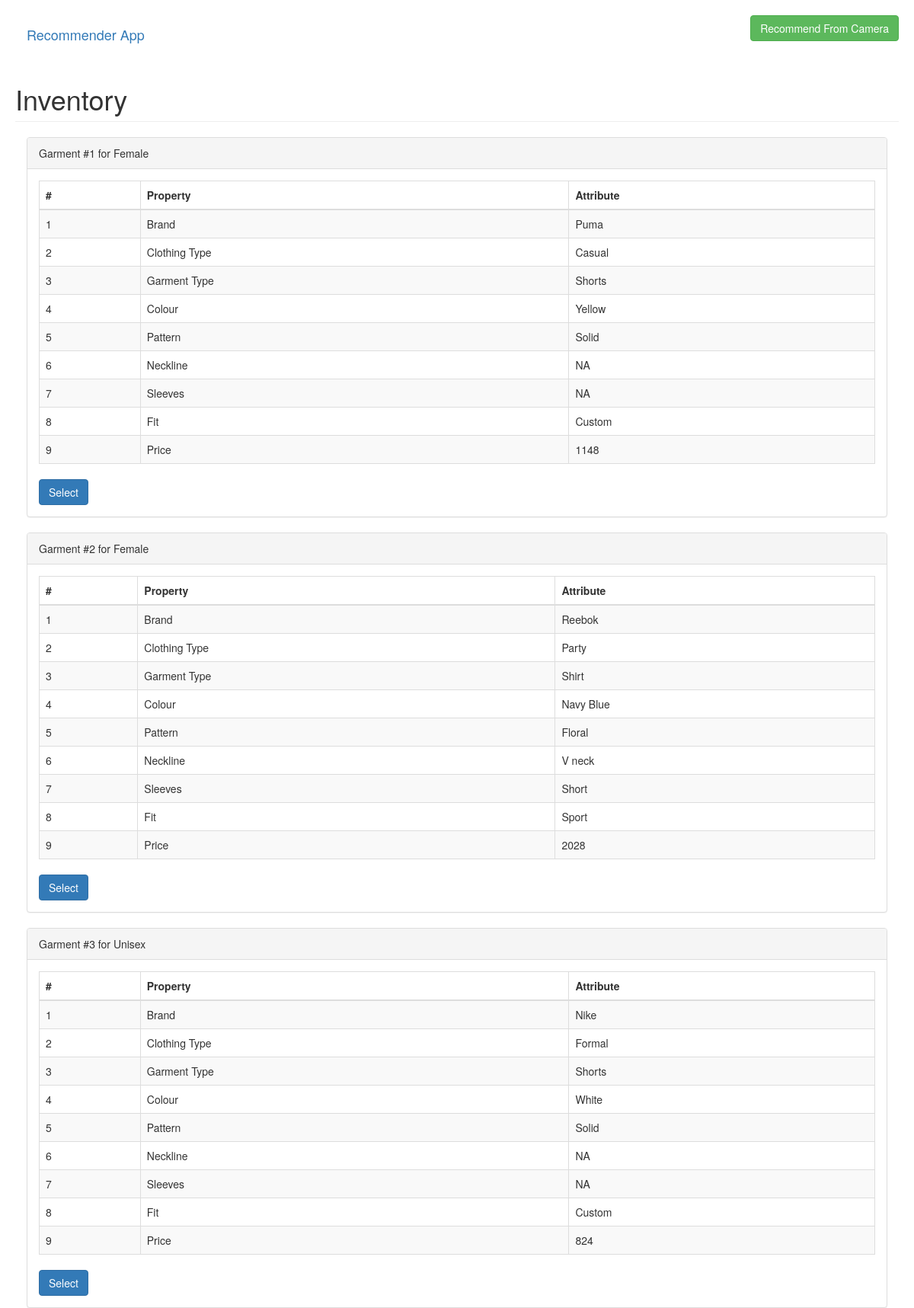
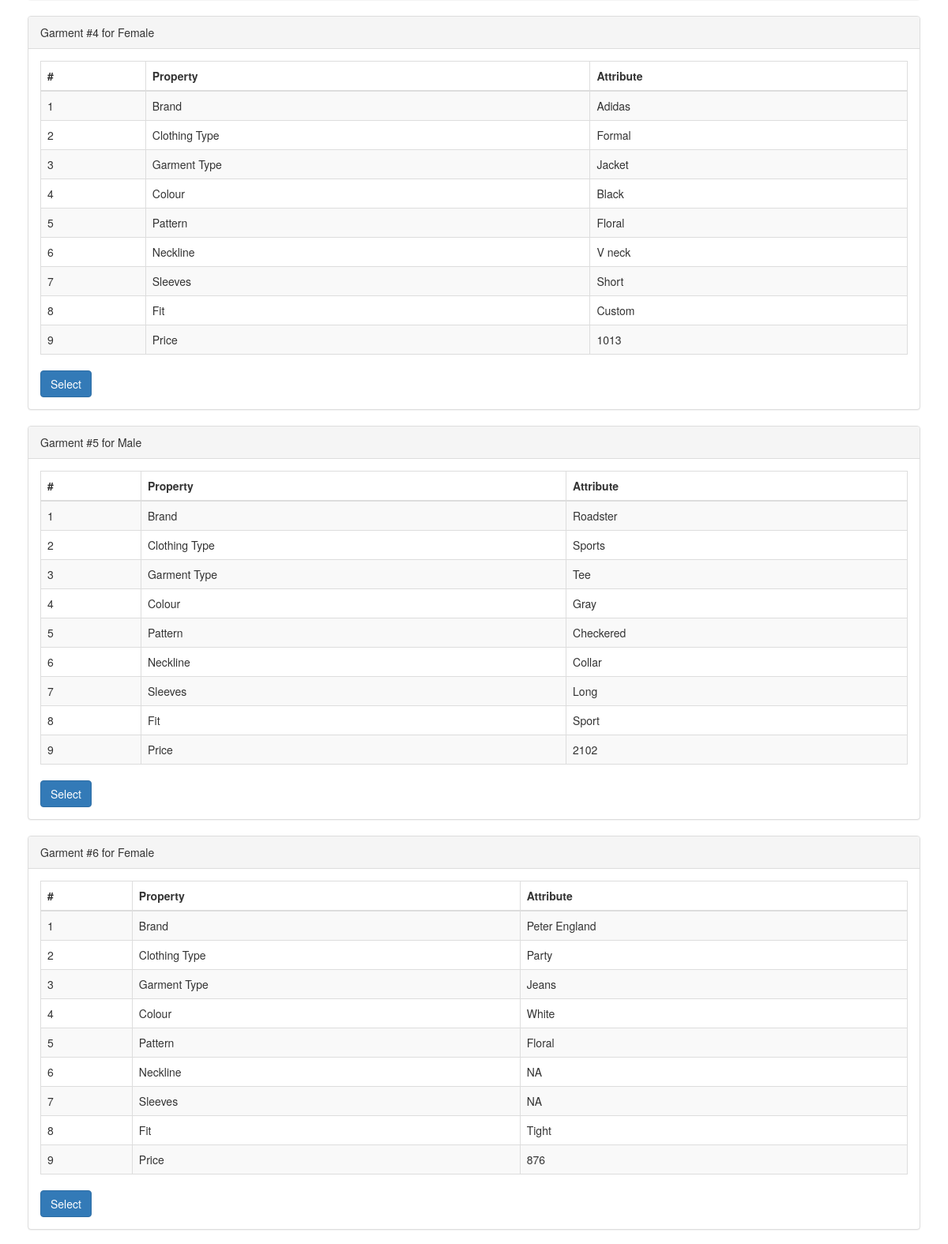
The page / (upper part) on the database its author committed (2 pictures, top to bottom).
### recommender_app/models.py (models this page shows, shortened)
class Garment(models.Model):
    name = models.CharField(max_length=100, null=True)
    color_1 = models.CharField(max_length=50, default=None, null=True)
    color_2 = models.CharField(max_length=50, default=None, null=True)
    color_3 = models.CharField(max_length=50, default=None, null=True)
    garment_type = models.CharField(max_length=50, null=True)
    garment_sub_type = models.CharField(max_length=50, null=True)
    pattern = models.CharField(max_length=50, null=True)
    gender = models.CharField(max_length=6, null=True)
    brand = models.ForeignKey(Brand, null=True)
    neckline = models.CharField(max_length=50, null=True)
    sleeves = models.CharField(max_length=50, null=True)
    fit = models.CharField(max_length=50, null=True)
    price = models.IntegerField()

class Brand(models.Model):
    name = models.CharField(max_length=50)
    clothing_type = models.CharField(max_length=50)

### recommender_app/views.py (the view)
# urls.py: url(r'^$', 'recommender_app.views.home'),
def home(request):
    context = {}
    garments = Garment.objects.all()
    context['garments'] = garments
    return render(request, 'home.html', context)

### recommender_app/templates/home.html (shortened to what this page needs)
<!DOCTYPE html>
<html lang="en">
<head>
    <link href="/static/css/bootstrap.min.css" rel="stylesheet">
</head>
<body>
    <div id="wrapper" style="padding:20px;">
            <a class="navbar-brand" href="/">Recommender App</a>
            <div id="page-wrapper">
            <div class = "pull-right">
                    <button class="btn btn-success" onclick="window.location='/camera/'">Recommend From Camera</button>
                </div>
            <div class="row">
                <div class="col-lg-12">
                    <h1 class="page-header">Inventory</h1>
                </div>
            </div>
            {% for garment in garments %}
            <div class="col-lg-12">
                <div class="panel panel-default">
                    <div class="panel-heading">
                        Garment #{{garment.id}} for {{garment.gender}}
                    </div>
                    <div class="panel-body">
                        <div class="table-responsive">
                            <table class="table table-striped table-bordered table-hover">
                                <thead>
                                    <tr>
                                        <th>#</th>
                                        <th>Property</th>
                                        <th>Attribute</th>
                                    </tr>
                                </thead>
                                <tbody>
                                    <tr>
                                        <td>1</td>
                                        <td>Brand</td>
                                        <td>{{garment.brand.name}}</td>
                                    </tr>
                                    <tr>
                                        <td>2</td>
                                        <td>Clothing Type</td>
                                        <td>{{garment.brand.clothing_type}}</td>
                                    </tr>
                                    <tr>
                                        <td>3</td>
                                        <td>Garment Type</td>
                                        <td>{{garment.garment_sub_type}}</td>
                                    </tr>
                                    <tr>
                                        <td>4</td>
                                        <td>Colour</td>
                                        <td>{{garment.color_1}}</td>
                                    </tr>
                                    <tr>
                                        <td>5</td>
                                        <td>Pattern</td>
                                        <td>{{garment.pattern}}</td>
                                    </tr>
                                    <tr>
                                        <td>6</td>
                                        <td>Neckline</td>
                                        <td>{{garment.neckline}}</td>
                                    </tr>
                                    <tr>
                                        <td>7</td>
                                        <td>Sleeves</td>
                                        <td>{{garment.sleeves}}</td>
                                    </tr>
                                    <tr>
                                        <td>8</td>
                                        <td>Fit</td>
                                        <td>{{garment.fit}}</td>
                                    </tr>
                                    <tr>
                                        <td>9</td>
                                        <td>Price</td>
                                        <td>{{garment.price}}</td>
                                    </tr>
                                </tbody>
                            </table>
                            <button class="btn btn-primary" type="button" name="button" onclick="window.location='./garment/?id={{garment.id}}';">Select</button>
                        </div>
                    </div>
                </div>
            </div>
            {% endfor %}
</body>
</html>

### rows shown on the page
Garment: id "1", gender "Female", brand.name "Puma", brand.clothing_type "Casual", garment_sub_type "Shorts", color_1 "Yellow", pattern "Solid", neckline "NA", sleeves "NA", fit "Custom", price "1148"
Garment: id "2", gender "Female", brand.name "Reebok", brand.clothing_type "Party", garment_sub_type "Shirt", color_1 "Navy Blue", pattern "Floral", neckline "V neck", sleeves "Short", fit "Sport", price "2028"
Garment: id "3", gender "Unisex", brand.name "Nike", brand.clothing_type "Formal", garment_sub_type "Shorts", color_1 "White", pattern "Solid", neckline "NA", sleeves "NA", fit "Custom", price "824"
Garment: id "4", gender "Female", brand.name "Adidas", brand.clothing_type "Formal", garment_sub_type "Jacket", color_1 "Black", pattern "Floral", neckline "V neck", sleeves "Short", fit "Custom", price "1013"
Garment: id "5", gender "Male", brand.name "Roadster", brand.clothing_type "Sports", garment_sub_type "Tee", color_1 "Gray", pattern "Checkered", neckline "Collar", sleeves "Long", fit "Sport", price "2102"
Garment: id "6", gender "Female", brand.name "Peter England", brand.clothing_type "Party", garment_sub_type "Jeans", color_1 "White", pattern "Floral", neckline "NA", sleeves "NA", fit "Tight", price "876"
